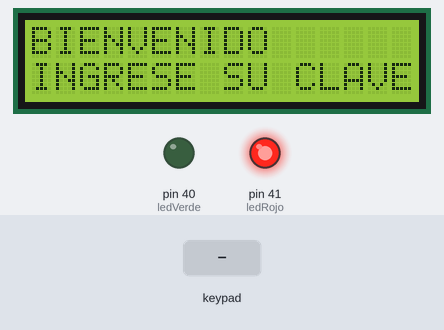
Recording of a sketch running on a simulated Arduino Mega 2560, built with avr-gcc and run on an emulated ATmega2560. Parts: 16×2 character LCD, output pins drawn as LEDs (lit = HIGH). The test bench sets the inputs (shaded band). What the sketch prints to the serial monitor is not drawn.

Above: at 1.2 s.
1.3 s: keypad keys 0 0 0 0 pressed 0.4 s apart
At 2.9 s:
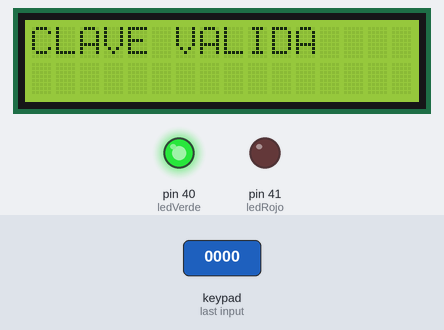
4.5 s: keypad keys * * * # pressed 0.4 s apart
At 6.1 s:
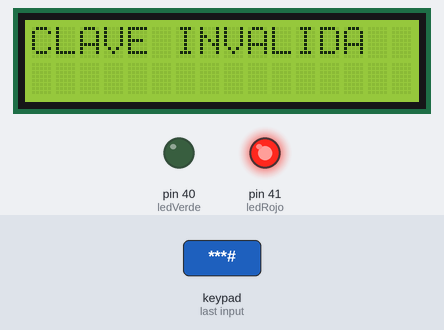
7.7 s: key 'A' pressed
At 8.8 s:
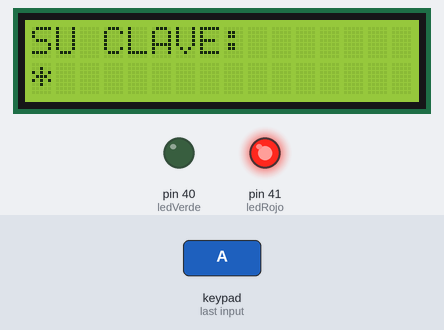
9.2 s: key '1' pressed
At 10.0 s:
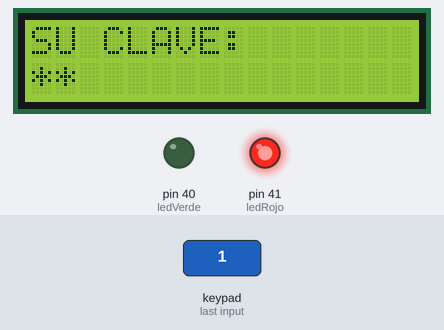
10.7 s: key '2' pressed
At 11.4 s:
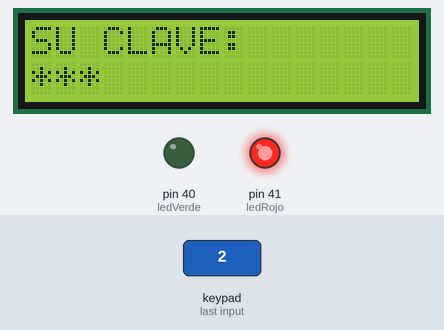
12.2 s: keypad keys 0 0 0 0 * pressed 0.4 s apart
At 15.6 s:
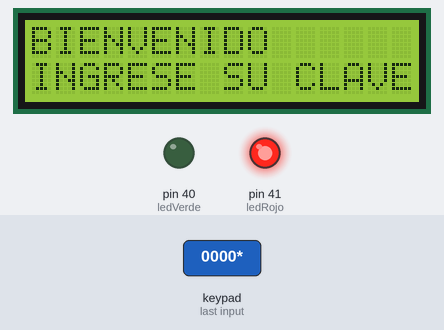
Timing chart, 0 to 16.7 s (numbered marks = the images above; inputs shaded):
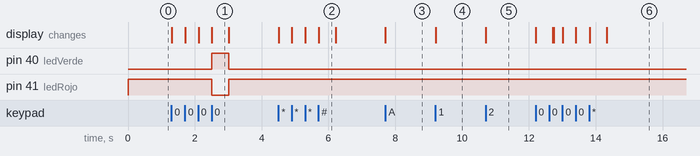

Measured:
- after the input at 1.3 s, pin 40 (ledVerde): LOW → HIGH after 1.2 s, → LOW 0.50 s later; pin 41 (ledRojo): HIGH → LOW after 1.2 s, → HIGH 0.50 s later; the display: first changes at once (image 1 shows a later state)
- after the input at 4.5 s, the display: first changes at once (image 2 shows a later state)
- after the input at 7.7 s, the display: changes at once (image 3)
- after the input at 9.2 s, the display: changes at once (image 4)
- after the input at 10.7 s, the display: changes at once (image 5)
- after the input at 12.2 s, the display: first changes at once (image 6 shows a later state)
- what the display in image 1 shows lasts 0.5 s, from 2.5 s to 3.0 s

The sketch:

Deber_1_2B_TecladoMatricial.ino
```cpp
/*
                      UNIVERSIDAD TECNICA DEL NORTE
                              CIERCOM
   Nombre:      Bolaños Santiago
   Asignatura:  Sistemas Microprocesados
   Actividad:   Deber 01_Segundo Bimestre
   Tema:        Consultar funcionamiento teclado matricial y validar contraseña de 4 digitos
*/

#include <Keypad.h> // se incluye la libreria Keypad
#include <LiquidCrystal.h> //se incluye la libreria LiquidCrystal

LiquidCrystal lcd(13, 12, 11, 10, 9, 8); //se define los pines del lcd

const byte fil = 4; // define numero de filas
const byte col = 4; // define numero de columnas

char TECLAS[fil][col] = { // define la distribucion de teclas
  {'1', '2', '3', 'A'},
  {'4', '5', '6', 'B'},
  {'7', '8', '9', 'C'},
  {'*', '0', '#', 'D'}
};

byte pinesFil[fil] = {22, 23, 24, 25}; // pines correspondientes a las filas
byte pinesCol[col] = {26, 27, 28}; // pines correspondientes a las columnas

Keypad teclado = Keypad(makeKeymap(TECLAS), pinesFil, pinesCol, fil, col); // crea objeto "teclado" de tipo keypad, y se craga todos los valores asigados al mapa

char tecla; // almacena la tecla presionada
char claveAlmacenar[5]; // almacena en un array 4 digitos ingresados
char claveOriginal[5] = "0000"; // almacena en un array la contraseña maestra
byte Posicion = 0; // indice del array
int ledRojo = 41; //pin de salida led rojo
int ledVerde = 40; //pin de salida del verde

void setup()
{
  Serial.begin(9600);
  pinMode(ledRojo, OUTPUT);
  pinMode(ledVerde, OUTPUT);
  digitalWrite(ledRojo, HIGH);
  digitalWrite(ledVerde, LOW);
  lcd.begin(16, 2);
  lcd.clear();
  lcd.setCursor(0, 0);
  lcd.print("BIENVENIDO");
  lcd.setCursor(0, 1);
  lcd.print("INGRESE SU CLAVE");
}
void loop() {

  tecla = teclado.getKey(); // se obtiene tecla el caaracter de la tecla presionada y asigna a variable
  if (tecla) // comprueba que se haya presionado un boton del teclado
  {
    claveAlmacenar[Posicion] = tecla; // almacena en array la tecla presionada
    Posicion++; // incrementa indice en uno
    Serial.print(tecla); // envia a monitor serial la tecla presionada
    //*************************************//
    //lo que se hace a continaucion es solamente por estetica del sistema
    //cada vez que se presiona una tecla, se muestra un "*" en el lcd
    // es decir que all final de ingresar los 4 digitos, el lcd mostrara 4 asteriscos
    if (Posicion == 1) {
      lcd.clear();
      lcd.setCursor(0, 0);
      lcd.print("SU CLAVE: ");
      lcd.setCursor(0, 1);
      lcd.print("*");
    }
    if (Posicion == 2) {
      lcd.clear();
      lcd.setCursor(0, 0);
      lcd.print("SU CLAVE: ");
      lcd.setCursor(0, 1);
      lcd.print("**");
    }
    if (Posicion == 3) {
      lcd.clear();
      lcd.setCursor(0, 0);
      lcd.print("SU CLAVE: ");
      lcd.setCursor(0, 1);
      lcd.print("***");
    }
  }
  //**************************************
  // la siguiente condicion valida que una vez que se ha ingresado los 4 digitos y la posicion actual es 4
  //se establece la condicion para que posteriormente realice el proceso de verificar la clave
  if (Posicion == 4) // si ya se almacenaron los 4 digitos
  {
    lcd.clear();
    lcd.setCursor(0, 0);
    lcd.print("SU CLAVE: ");
    lcd.setCursor(0, 1);
    lcd.print("****");

    if (!strcmp(claveAlmacenar, claveOriginal)) { //compara clave ingresada con clave original
      Serial.println(" ");
      Serial.println("CLAVE CORRECTA"); //imprime en monitor serial que es correcta la clave

      //***********************
      //lo siguinete es para que si la clave es correcta, se activa el led verde por 0,5 segundos
      // y ademas se muestra el mensaje de verificacion y se espera 0,5 segundos para volver a la panalla de inicio en el lcd
      digitalWrite(ledRojo, LOW);
      digitalWrite(ledVerde, HIGH);
      lcd.clear();
      lcd.setCursor(0, 0);
      lcd.print("CLAVE VALIDA");
      delay(500);
      digitalWrite(ledVerde, LOW);
      digitalWrite(ledRojo, HIGH);
      lcd.clear();
      lcd.setCursor(0, 0);
      lcd.print("BIENVENIDO");
      lcd.setCursor(0, 1);
      lcd.print("INGRESE SU CLAVE");
    }
    else {
      Serial.println(" ");
      Serial.println("CLAVE INCORRECTA"); //imprime en monitor serial que es incorrecta la clave

      //***********************
      //lo siguinete es para que si la clave es incorrecta, se muestra el error y se espera 0,5 segundos para volver a la panalla de inicio en el lcd
      lcd.clear();
      lcd.setCursor(0, 0);
      lcd.print("CLAVE INVALIDA");
      delay(500);
      lcd.clear();
      lcd.setCursor(0, 0);
      lcd.print("BIENVENIDO");
      lcd.setCursor(0, 1);
      lcd.print("INGRESE SU CLAVE");
    }
    Posicion = 0;//resetea la posicion para que limpie la variable y pueda repetir el ciclo el sistema
  }
}
```
